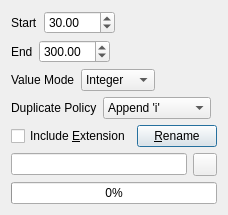
<?xml version="1.0" encoding="UTF-8"?>
<ui version="4.0">
 <class>Rename</class>
 <widget class="QDialog" name="Rename">
  <property name="geometry">
   <rect>
    <x>0</x>
    <y>0</y>
    <width>215</width>
    <height>213</height>
   </rect>
  </property>
  <property name="windowTitle">
   <string>Rename</string>
  </property>
  <property name="windowIcon">
   <iconset resource="Res/res.qrc">
    <normaloff>:/edit-rename.png</normaloff>:/edit-rename.png</iconset>
  </property>
  <layout class="QVBoxLayout" name="verticalLayout">
   <item>
    <layout class="QHBoxLayout" name="horizontalLayout_5">
     <item>
      <widget class="QLabel" name="label">
       <property name="text">
        <string>Start</string>
       </property>
      </widget>
     </item>
     <item>
      <widget class="QDoubleSpinBox" name="dblStart">
       <property name="toolTip">
        <string>&lt;html&gt;&lt;head/&gt;&lt;body&gt;&lt;p&gt;&lt;span style=&quot; font-weight:600;&quot;&gt;Initial Value&lt;/span&gt;&lt;/p&gt;&lt;/body&gt;&lt;/html&gt;</string>
       </property>
       <property name="maximum">
        <double>1000.000000000000000</double>
       </property>
       <property name="value">
        <double>30.000000000000000</double>
       </property>
      </widget>
     </item>
     <item>
      <spacer name="horizontalSpacer_4">
       <property name="orientation">
        <enum>Qt::Horizontal</enum>
       </property>
       <property name="sizeHint" stdset="0">
        <size>
         <width>40</width>
         <height>20</height>
        </size>
       </property>
      </spacer>
     </item>
    </layout>
   </item>
   <item>
    <layout class="QHBoxLayout" name="horizontalLayout_6">
     <item>
      <widget class="QLabel" name="label_2">
       <property name="text">
        <string>End</string>
       </property>
      </widget>
     </item>
     <item>
      <widget class="QDoubleSpinBox" name="dblEnd">
       <property name="toolTip">
        <string>&lt;html&gt;&lt;head/&gt;&lt;body&gt;&lt;p&gt;&lt;span style=&quot; font-weight:600;&quot;&gt;Final Value&lt;/span&gt;&lt;/p&gt;&lt;/body&gt;&lt;/html&gt;</string>
       </property>
       <property name="decimals">
        <number>2</number>
       </property>
       <property name="maximum">
        <double>1000.000000000000000</double>
       </property>
       <property name="value">
        <double>300.000000000000000</double>
       </property>
      </widget>
     </item>
     <item>
      <spacer name="horizontalSpacer_5">
       <property name="orientation">
        <enum>Qt::Horizontal</enum>
       </property>
       <property name="sizeHint" stdset="0">
        <size>
         <width>40</width>
         <height>20</height>
        </size>
       </property>
      </spacer>
     </item>
    </layout>
   </item>
   <item>
    <layout class="QHBoxLayout" name="horizontalLayout">
     <item>
      <widget class="QLabel" name="labelMode">
       <property name="text">
        <string>Value Mode</string>
       </property>
      </widget>
     </item>
     <item>
      <widget class="QComboBox" name="comboMode">
       <property name="toolTip">
        <string>&lt;html&gt;&lt;head/&gt;&lt;body&gt;&lt;p&gt;&lt;span style=&quot; font-weight:600;&quot;&gt;Value Mode&lt;/span&gt;&lt;/p&gt;&lt;p&gt;Set whether to include integer or full values&lt;/p&gt;&lt;/body&gt;&lt;/html&gt;</string>
       </property>
       <item>
        <property name="text">
         <string>Integer</string>
        </property>
       </item>
       <item>
        <property name="text">
         <string>Decimal</string>
        </property>
       </item>
      </widget>
     </item>
     <item>
      <spacer name="horizontalSpacer">
       <property name="orientation">
        <enum>Qt::Horizontal</enum>
       </property>
       <property name="sizeHint" stdset="0">
        <size>
         <width>40</width>
         <height>20</height>
        </size>
       </property>
      </spacer>
     </item>
    </layout>
   </item>
   <item>
    <layout class="QHBoxLayout" name="horizontalLayout_2">
     <item>
      <widget class="QLabel" name="labelDuplicatePolicy">
       <property name="text">
        <string>Duplicate Policy</string>
       </property>
      </widget>
     </item>
     <item>
      <widget class="QComboBox" name="comboDuplicatePolicy">
       <property name="toolTip">
        <string>&lt;html&gt;&lt;head/&gt;&lt;body&gt;&lt;p&gt;&lt;span style=&quot; font-weight:600;&quot;&gt;Duplicate Policy&lt;/span&gt;&lt;/p&gt;&lt;p&gt;Set the default handling of duplicate filenames&lt;/p&gt;&lt;/body&gt;&lt;/html&gt;</string>
       </property>
       <item>
        <property name="text">
         <string>Append 'i' </string>
        </property>
       </item>
       <item>
        <property name="text">
         <string>Append 'u' &amp; 'i'</string>
        </property>
       </item>
       <item>
        <property name="text">
         <string>Discard</string>
        </property>
       </item>
      </widget>
     </item>
     <item>
      <spacer name="horizontalSpacer_2">
       <property name="orientation">
        <enum>Qt::Horizontal</enum>
       </property>
       <property name="sizeHint" stdset="0">
        <size>
         <width>40</width>
         <height>20</height>
        </size>
       </property>
      </spacer>
     </item>
    </layout>
   </item>
   <item>
    <layout class="QHBoxLayout" name="horizontalLayout_3">
     <item>
      <widget class="QCheckBox" name="checkExtension">
       <property name="toolTip">
        <string>&lt;html&gt;&lt;head/&gt;&lt;body&gt;&lt;p&gt;&lt;span style=&quot; font-weight:600;&quot;&gt;Extension&lt;/span&gt;&lt;/p&gt;&lt;p&gt;Appends the file extension to the end of the renamed file path&lt;/p&gt;&lt;/body&gt;&lt;/html&gt;</string>
       </property>
       <property name="text">
        <string>Include &amp;Extension</string>
       </property>
      </widget>
     </item>
     <item>
      <spacer name="horizontalSpacer_3">
       <property name="orientation">
        <enum>Qt::Horizontal</enum>
       </property>
       <property name="sizeHint" stdset="0">
        <size>
         <width>40</width>
         <height>20</height>
        </size>
       </property>
      </spacer>
     </item>
     <item>
      <widget class="QPushButton" name="pushRename">
       <property name="toolTip">
        <string>&lt;html&gt;&lt;head/&gt;&lt;body&gt;&lt;p&gt;&lt;span style=&quot; font-weight:600;&quot;&gt;Rename&lt;/span&gt;&lt;/p&gt;&lt;p&gt;Rename image sequence&lt;/p&gt;&lt;/body&gt;&lt;/html&gt;</string>
       </property>
       <property name="text">
        <string>&amp;Rename</string>
       </property>
       <property name="icon">
        <iconset resource="Res/res.qrc">
         <normaloff>:/system-run-3.png</normaloff>:/system-run-3.png</iconset>
       </property>
       <property name="shortcut">
        <string>Ctrl+R</string>
       </property>
      </widget>
     </item>
    </layout>
   </item>
   <item>
    <layout class="QHBoxLayout" name="horizontalLayout_4">
     <item>
      <widget class="QLineEdit" name="lineOutput">
       <property name="toolTip">
        <string>&lt;html&gt;&lt;head/&gt;&lt;body&gt;&lt;p&gt;&lt;span style=&quot; font-weight:600;&quot;&gt;Output Directory&lt;/span&gt;&lt;/p&gt;&lt;p&gt;The new images will be placed in this path&lt;/p&gt;&lt;/body&gt;&lt;/html&gt;</string>
       </property>
       <property name="inputMask">
        <string/>
       </property>
      </widget>
     </item>
     <item>
      <widget class="QToolButton" name="btnOutput">
       <property name="toolTip">
        <string>&lt;html&gt;&lt;head/&gt;&lt;body&gt;&lt;p&gt;&lt;span style=&quot; font-weight:600;&quot;&gt;Browse...&lt;/span&gt;&lt;/p&gt;&lt;p&gt;Select output directory&lt;/p&gt;&lt;/body&gt;&lt;/html&gt;</string>
       </property>
       <property name="text">
        <string/>
       </property>
       <property name="icon">
        <iconset resource="Res/res.qrc">
         <normaloff>:/folder-3.png</normaloff>:/folder-3.png</iconset>
       </property>
      </widget>
     </item>
    </layout>
   </item>
   <item>
    <widget class="QProgressBar" name="progressBar">
     <property name="value">
      <number>0</number>
     </property>
     <property name="textVisible">
      <bool>true</bool>
     </property>
    </widget>
   </item>
  </layout>
 </widget>
 <resources>
  <include location="Res/res.qrc"/>
 </resources>
 <connections/>
</ui>
